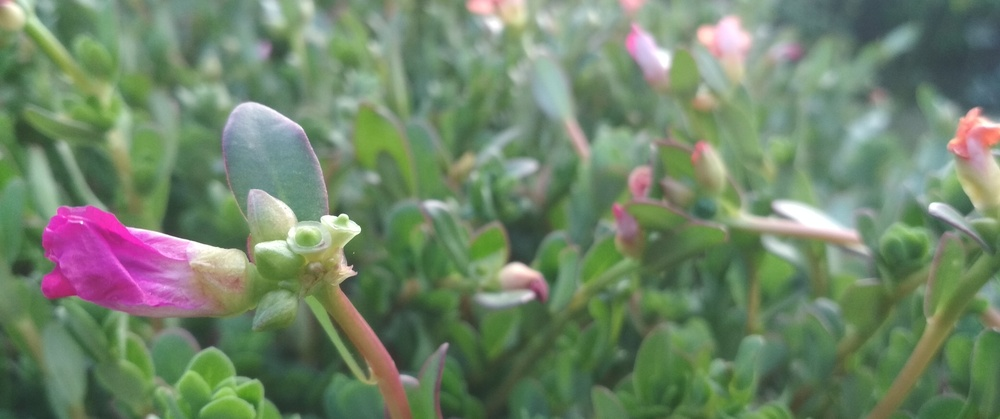
//> input picture VBoard/Resources/image.jpg, 1000 x 419 px, shrunk from 4160 x 1743 before the run
$ ./Edge_detection   (built with g++ and OpenCV 4)
//> lines starting //> are read from the running program, lines starting //| are printed output that depends on the picture
#include <opencv2/imgcodecs.hpp>
#include <opencv2/highgui.hpp>
#include <opencv2/imgproc.hpp>
#include <iostream>

using namespace cv;
using namespace std;

int main() {
	String path = "Resources\\image.jpg";
	Mat img = imread(path);
//> img is the input picture: 419 rows x 1000 cols, CV_8UC3; mean B, G, R 105.9, 132.5, 112.6
	Mat convert, blur, edge, dilation, kernal, erosion;
	cvtColor(img, convert, COLOR_BGR2GRAY);
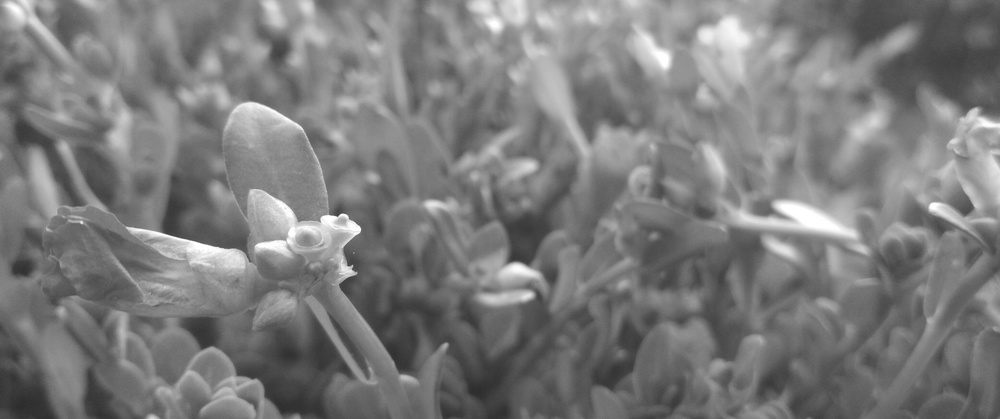
//> convert: 419 rows x 1000 cols, CV_8UC1; min 45, max 255, mean 123.5
	GaussianBlur(img, blur, Size(7, 7), 5, 0);
	Canny(blur, edge, 10, 10);
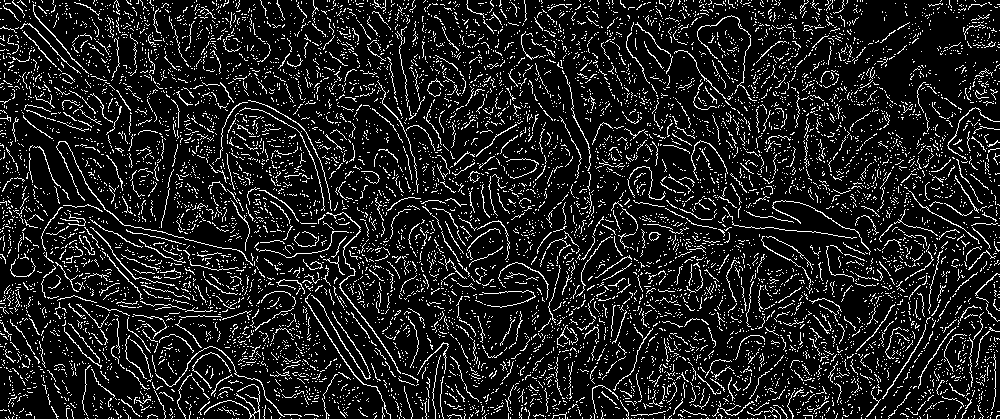
//> edge: 419 rows x 1000 cols, CV_8UC1; 12% white in thin lines or dots
	waitKey(0);
	return 0;
}
